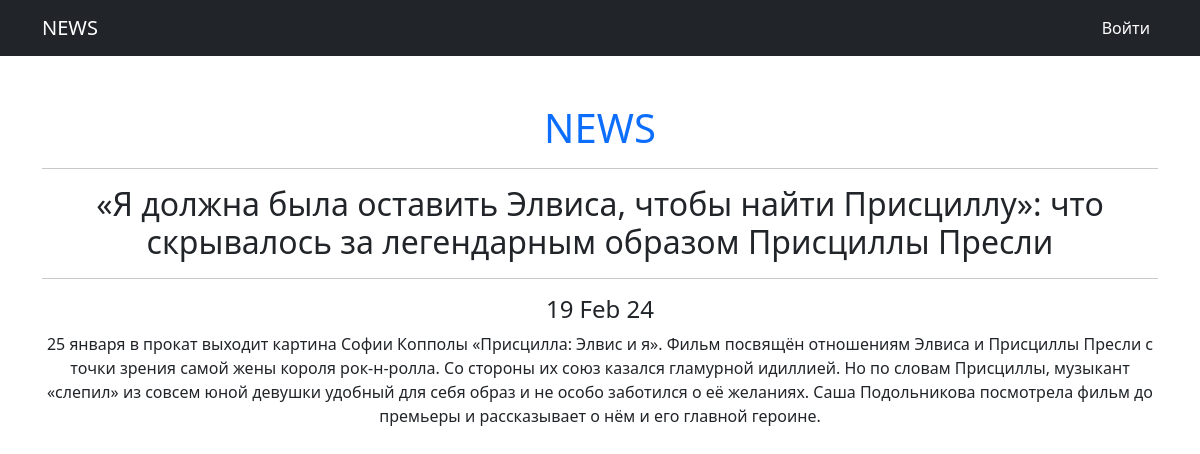
Page /news/11 on the committed database.
### news/models.py (models this page shows, shortened)
class Post(models.Model):
    articlePost = 'A'
    newsPost = 'N'
    TYPES = [
        (articlePost, 'Статья'),
        (newsPost, 'Новость')
    ]
    typePost = models.CharField(max_length=2, choices=TYPES, default=newsPost)
    dataPost = models.DateTimeField(auto_now_add=True)
    namePost = models.CharField(max_length=255)
    textPost = models.TextField()
    ratingPost = models.IntegerField(default=0)
    author = models.ForeignKey(Author, on_delete=models.CASCADE)
    category = models.ManyToManyField(Category, through='PostCategory')

### news/views.py (the view)
# urls.py: path('<int:pk>', PostDetail.as_view(), name='post_detail'),
class PostDetail(DetailView):
    model = Post
    template_name = 'new.html'
    context_object_name = 'new'

### news/templatetags/custom_filters.py (called while the page is built)
@register.filter()
def censor(value):
    if isinstance(value, str):
        for i in CENSOR_WORDS:
            value = value.replace(i[1:], '*' * len(i[1:]))
        return value
    else:
        raise ValueError('Переменная не строкового типа сорри')

### templates/new.html (shortened to what this page needs)
{% extends 'flatpages/default.html' %}
{% load custom_filters %}
{% block content %}
    <h2>{{ new.namePost|censor }}</h2>
    <hr>
    <h4>{{ new.dataPost|date:'d M y'}}</h4>
    <p>{{ new.textPost|censor }}</p>
{% endblock content %}

### rows in the picture
Post: namePost|censor "«Я должна была оставить Элвиса, чтобы найти Присциллу»: что скрывалось за легендарным образом Присциллы Пресли", dataPost "19 Feb 24", textPost|censor "25 января в прокат выходит картина Софии Копполы «Присцилла: Элвис и я». Фильм посвящён отношениям Элвиса и Присциллы Пресли с точки зрения самой жены короля рок-н-ролла. Со стороны их союз казался гламурной идиллией. Но по словам Присциллы, музыкант «слепил» из совсем юной девушки удобный для себя образ и не особо заботился о её желаниях. Саша Подольникова посмотрела фильм до премьеры и рассказывает о нём и его главной героине."
